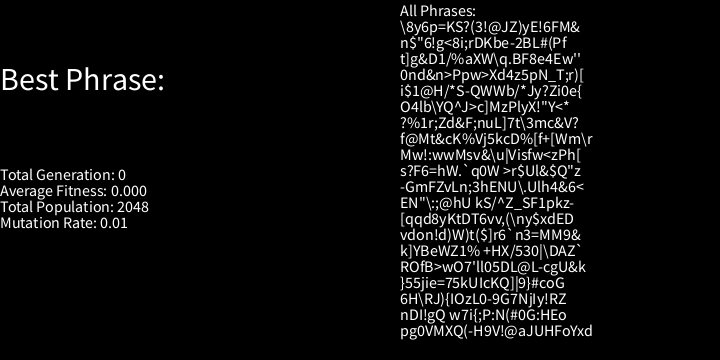
Frame 1 (no input)
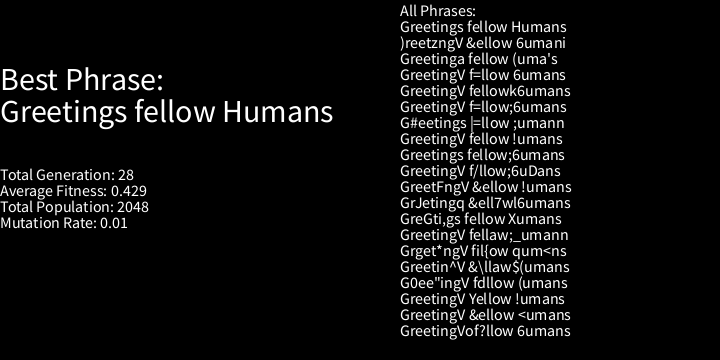
Frame 60 (the mouse pressed at the canvas centre just before this capture)
Frame 120 (the mouse held since frame 60 and released just before this capture): identical to frame 60, image omitted

The Processing sketch that drew these frames (run headless with seeded random() and noise(); from frame 60 on, the mouse is pressed at the canvas centre):

// Processing sketch: Machine_Learning_1
// ── Machine_Learning_1.pde
String target;
Population pop;

void setup()
{
 frameRate(1000);
 size(720, 360);
 target = new String("Greetings fellow Humans");
 pop = new Population(target);
}

void draw()
{
 background(0);
 
 textSize(32);
 text("Best Phrase:", 0, height*0.25);
 text(pop.best.guess, 0, (height*0.25)+32);
 textSize(16);
 
 text("Total Generation: " + pop.gen, 0, (height*0.5));
 text("Average Fitness: " + String.format("%.3f", pop.avarageFit), 0, (height*0.5)+16);
 text("Total Population: " + pop.sizeP, 0, (height*0.5)+32);
 text("Mutation Rate: " + pop.mRate, 0, (height*0.5)+48);
 
 text("All Phrases:", width - 320, 16);
 
 pop.render();
}

String randomString(int size)
{
 String temp = new String("");
 char c;
 for (int i = 0; i < size; i++)
 {
  c = (char)random(32, 126);
  temp += c;  
 }
 return temp;
}

// ── Population.pde
class Population
{
 Unit[] unit;
 int sizeP = 2048;
 int sizeW;
 String target;
 ArrayList<Unit> pool = new ArrayList<Unit>();
 float mRate = 0.01;
 Unit best;
 int gen;
 float avarageFit;
 
 Population(String target)
 {
  this.target = new String(target);
  unit =  new Unit[sizeP];
  sizeW = target.length();
  best = new Unit(sizeW);
  
  for (int i = 0; i < sizeP; i++)
  {
    unit[i] = new Unit(sizeW);
    unit[i].rString();
  }
 }
 
 void calcFitness()
 {
  float sum;
  for (int i = 0; i < sizeP; i++)
  {
    sum = 0;
    for (int p = 0; p < sizeW; p++)
     if (unit[i].guess.charAt(p) == target.charAt(p))
     {
       sum++;
       //if (unit[i].guess.charAt(p) == ' ')
         //sum += 0.5;
     }
    
    unit[i].fitness = sum / sizeW;
    unit[i].fitness = pow(unit[i].fitness, 4);
    //println("" + unit[i].fitness);
  }
 }
 
 void selection()
 {
  ArrayList<Unit> pool = new ArrayList<Unit>();
  
  //finds best fitness
  float maxFit = 0;
  for (int i = 0; i < sizeP; i++)
    if (unit[i].fitness > maxFit)
    {
      maxFit = unit[i].fitness;
      if (unit[i].fitness > best.fitness)
        best = unit[i];
    }
      
   //addes to pool
   for (int i = 0; i < sizeP; i++)
   {
    float fitness = map(unit[i].fitness, 0, maxFit, 0, 1);
    int num = floor(fitness * 100);
    for (int p = 0; p < num; p++)
      pool.add(unit[i]);
   }
   this.pool = pool;
 }
  
 void newGeneration()
 {
  Unit parentA;
  Unit parentB;
  Unit child;
  unit[0] = best;
  for (int i = 1; i < sizeP; i++)
  {
   parentA = pool.get(floor(random(pool.size())));
   parentB = pool.get(floor(random(pool.size())));
   child = parentA.crossover(parentB);
   child.mutate(mRate);
   unit[i] = child;
  }
  gen++;
  
  //clones
  /*for (int i = 1; i < sizeP; i++)
  {
   parentA = pool.get(floor(random(pool.size())));
   child = new Unit(sizeW);
   child.guess = parentA.guess;//.crossover(parentA);
   child.mutate(mRate);
   unit[i] = child;
  }*/
 }
 
 void avarageFit()
 {
  avarageFit = 0;
  for (int i = 0; i < sizeP; i++)
   avarageFit += unit[i].fitness; 
  
  avarageFit /= sizeP;
 }
 
 void render()
 {
  for (int i = 0; i < 20; i++)
    text(unit[i].guess, width - 320, 16 * (i+2));
    
  if (!best.guess.equals(target))
  {
    calcFitness();
    avarageFit();
    selection();
    newGeneration();
  }
 }
}

// ── Unit.pde
class Unit
{
 String guess;
 float fitness;
 int len;
 
 Unit(int len)
 {
  guess = new String("");
  fitness = 0;
  this.len = len;
 }
 
 void rString()
 {
  guess = randomString(len);
 }
 
 void mutate(float rate)
 {
  char[] temp = guess.toCharArray();
  for (int i = 0; i < len; i++)
    if (random(1) < rate)
      temp[i] = (char)random(32, 126);
  guess = new String(String.valueOf(temp));
 }
 
 Unit crossover(Unit partner)
 {
  Unit child = new Unit(len);
  int mid = floor(random(len));
  
  for ( int i = 0; i < len; i++)
  {
   if (i > mid)
     child.guess += guess.charAt(i);
   else 
     child.guess += partner.guess.charAt(i);
  }
  return child;
 }
}
